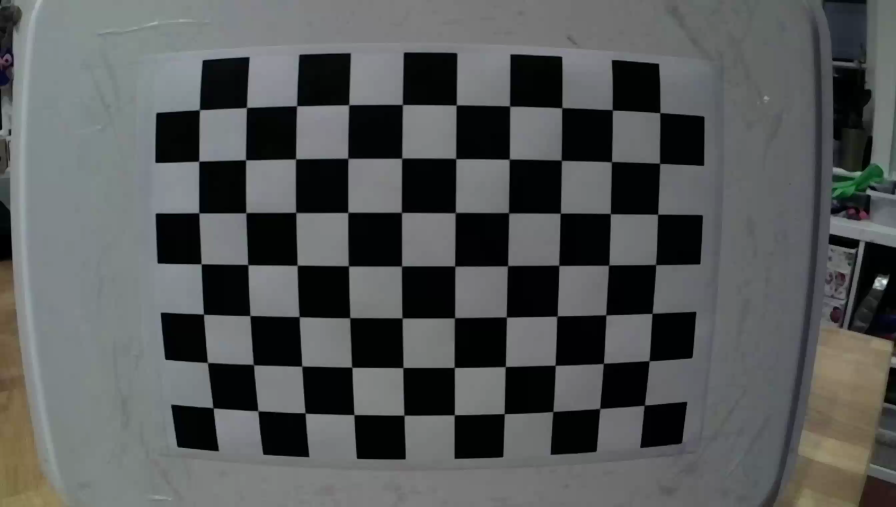
#> input picture UnderstandingLensDistortion/output2 25Mbps/output2_0001.png, 2688 x 1520 px (shown at 1/3 size); its folder holds 5 pictures in this run; the run also reads 1 picture not shown here
$ python Undistort.py
#> lines starting #> are read from the running program, lines starting #| are printed output that depends on the picture
#!/usr/bin/env python

import cv2
import numpy as np
import os
import glob
import pickle

pickle_fn = "cam_calib_1.pickle"

# Defining the dimensions of checkerboard
CHECKERBOARD = (7,10)
criteria = (cv2.TERM_CRITERIA_EPS + cv2.TERM_CRITERIA_MAX_ITER, 30, 0.001)

# Creating vector to store vectors of 3D points for each checkerboard image
objpoints = []
# Creating vector to store vectors of 2D points for each checkerboard image
imgpoints = []


# Defining the world coordinates for 3D points
objp = np.zeros((1, CHECKERBOARD[0]*CHECKERBOARD[1], 3), np.float32)
objp[0,:,:2] = np.mgrid[0:CHECKERBOARD[0], 0:CHECKERBOARD[1]].T.reshape(-1, 2)
prev_img_shape = None

# Extracting path of individual image stored in a given directory
# images = glob.glob('./output1 33.7Mbps/*.png')
images = glob.glob('./output2 25Mbps/*.png')
for fname in images:
    print(fname)
    img = cv2.imread(fname)
#> img is the input picture: shape (1520, 2688, 3); mean B, G, R 87.5, 87.6, 85.2
    gray = cv2.cvtColor(img,cv2.COLOR_BGR2GRAY)
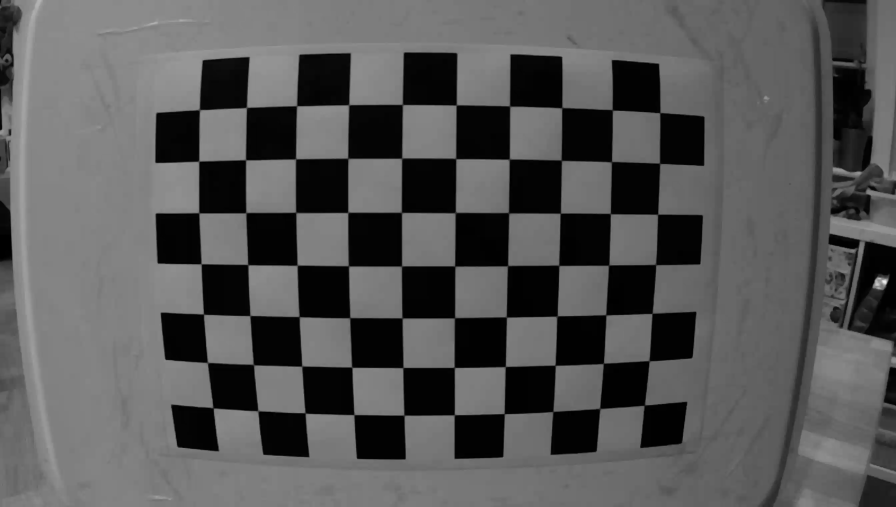
#> gray: shape (1520, 2688) (shown at 1/3 size); min 0, max 244, mean 86.9
    # Find the chess board corners
    # If desired number of corners are found in the image then ret = true
    ret, corners = cv2.findChessboardCorners(gray, CHECKERBOARD, cv2.CALIB_CB_ADAPTIVE_THRESH+
    	cv2.CALIB_CB_FAST_CHECK+cv2.CALIB_CB_NORMALIZE_IMAGE)
#> ret = True; corners = 70 rows, first 8: [640.7, 1225.9], [622.5, 1089.5], [611.5, 943], [604.1, 792.2], [598, 640], [598.9, 484.4], [599, 330.5], [774.5, 1233]

    """
    If desired number of corner are detected,
    we refine the pixel coordinates and display
    them on the images of checker board
    """
    if ret == True:
        objpoints.append(objp)
        # refining pixel coordinates for given 2d points.
        corners2 = cv2.cornerSubPix(gray,corners,(11,11),(-1,-1),criteria)
#> corners2 = 70 rows, first 8: [640.2, 1224.8], [623.4, 1088.7], [611.5, 943.2], [604.2, 792.4], [597.6, 639.5], [597.3, 484.4], [598.9, 329.8], [774.5, 1233.2]

        imgpoints.append(corners2)

        # Draw and display the corners
        img = cv2.drawChessboardCorners(img, CHECKERBOARD, corners2,ret)
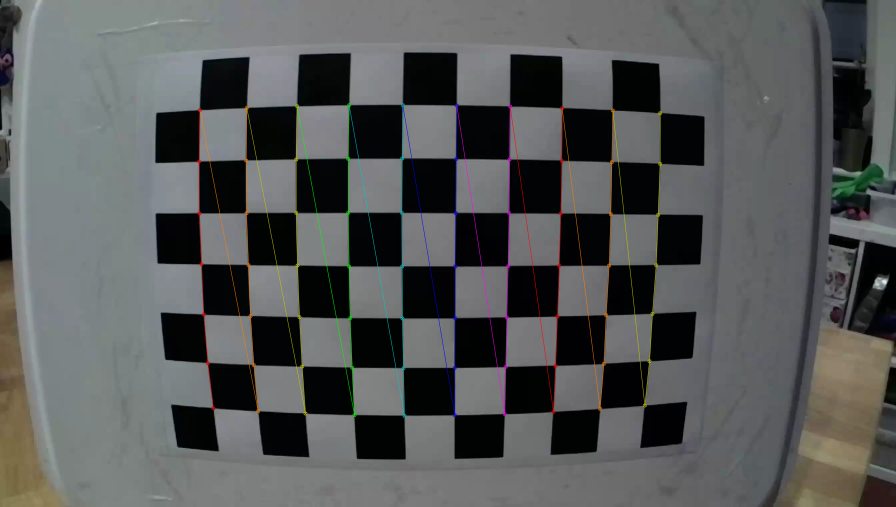
#> img: shape (1520, 2688, 3) (shown at 1/3 size); mean B, G, R 87.6, 87.9, 85.9

    cv2.imshow('img',img)
    cv2.waitKey(0)
#> pass 2 of the loop `for fname in images:`:
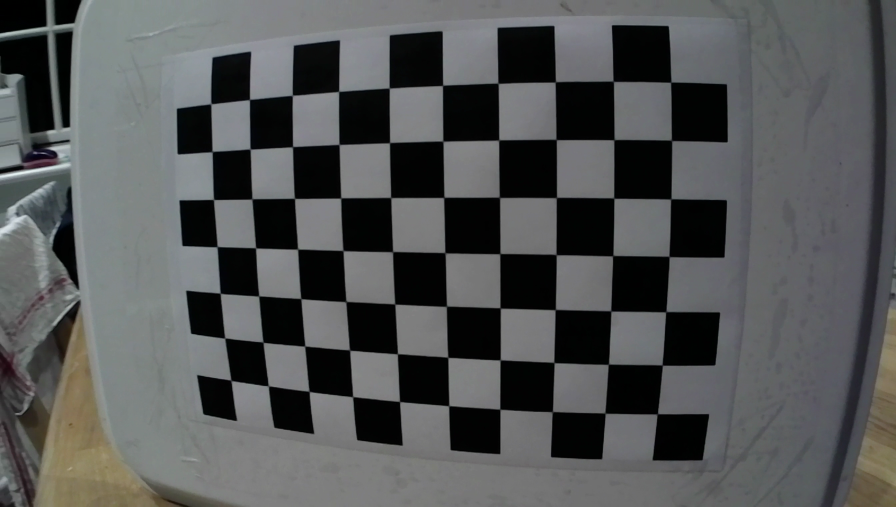
#> input picture UnderstandingLensDistortion/output2 25Mbps/output2_0005.png, 2688 x 1520 px (shown at 1/3 size)
#> img is the input picture: shape (1520, 2688, 3); mean B, G, R 85.4, 85.2, 83.6
#> `gray = cv2.cvtColor(img,cv2.COLOR_BGR2GRAY)`:
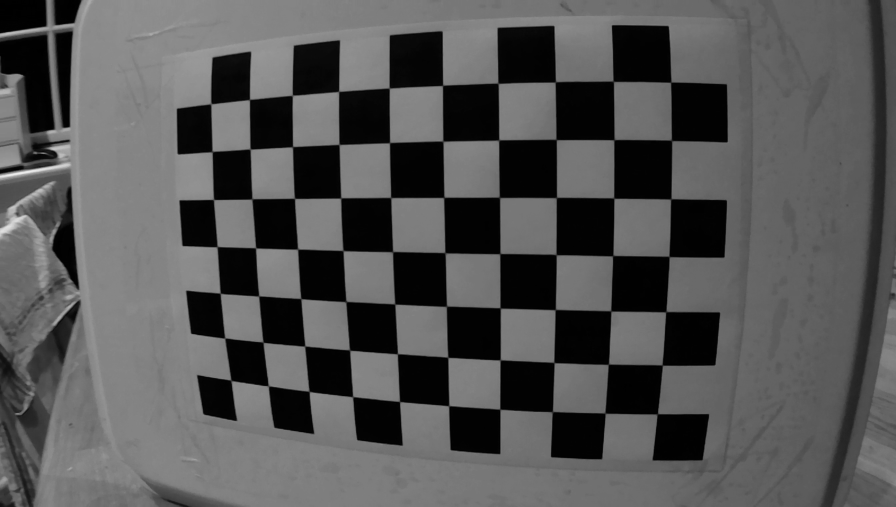
#> gray: shape (1520, 2688) (shown at 1/3 size); min 0, max 241, mean 84.7
#> corners = 70 rows, first 8: [693.5, 1142], [675.7, 1016.4], [661.5, 881], [652, 741.5], [642, 600], [637, 456], [633.5, 312.5], [806, 1158.5]
#> corners2 = 70 rows, first 8: [693.6, 1142], [675.3, 1015.2], [661.7, 880.5], [652.1, 740.9], [641.7, 599.5], [637.4, 455.8], [633.6, 312.3], [806, 1158.4]
#> `img = cv2.drawChessboardCorners(img, CHECKERBOARD, corners2,ret)`:
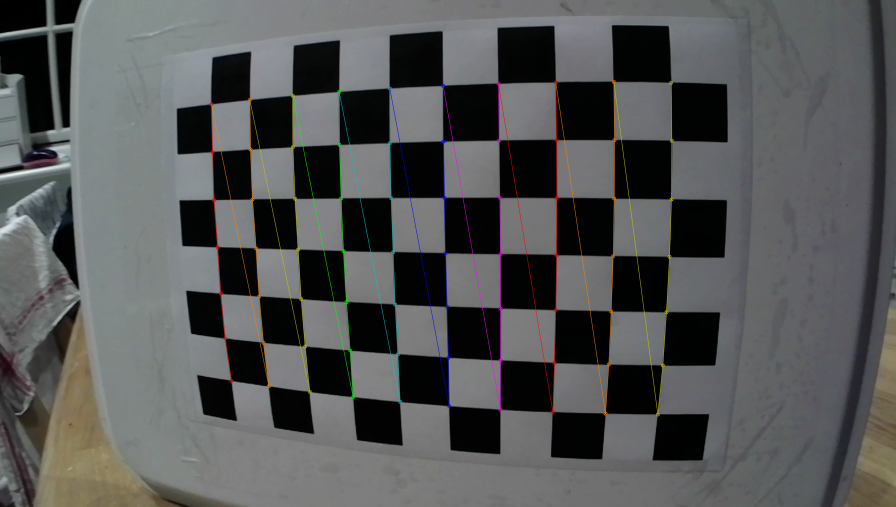
#> img: shape (1520, 2688, 3) (shown at 1/3 size); mean B, G, R 85.5, 85.6, 84.3
#> pass 3 of the loop `for fname in images:`:
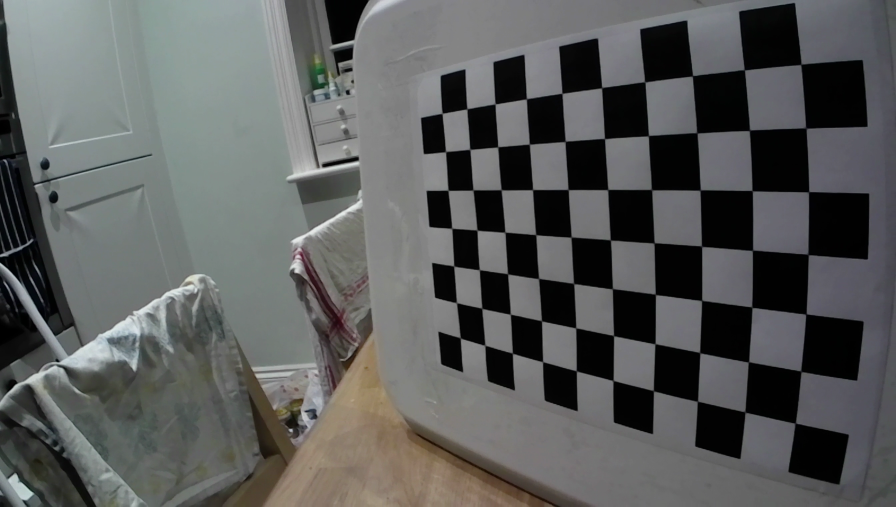
#> input picture UnderstandingLensDistortion/output2 25Mbps/output2_0010.png, 2688 x 1520 px (shown at 1/3 size)
#> img is the input picture: shape (1520, 2688, 3); mean B, G, R 91.9, 92.7, 91.2
#> `gray = cv2.cvtColor(img,cv2.COLOR_BGR2GRAY)`:
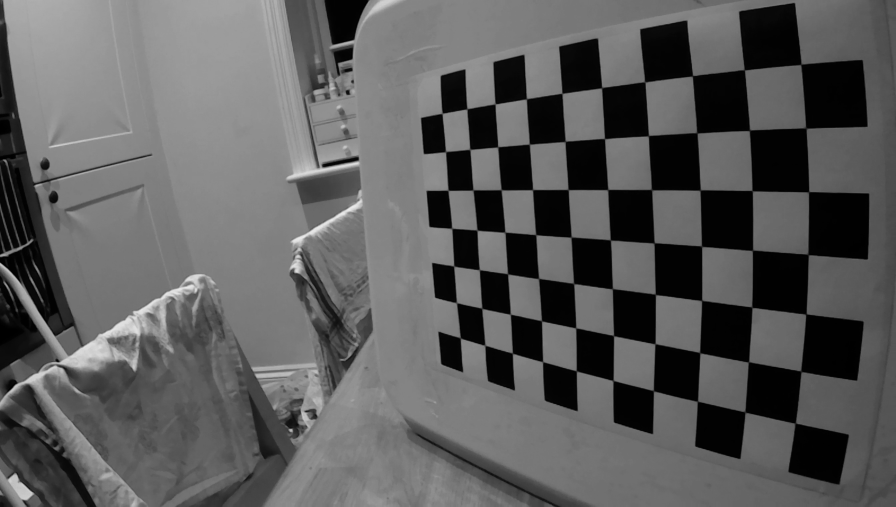
#> gray: shape (1520, 2688) (shown at 1/3 size); min 0, max 237, mean 92.2
#> corners = 70 rows, first 8: [1382, 1014.5], [1370.5, 909], [1362, 799], [1356, 686], [1345.5, 572.5], [1337.9, 454.2], [1327.5, 341], [1455.5, 1037]
#> corners2 = 70 rows, first 8: [1381.9, 1014.8], [1370.2, 908.8], [1362.2, 799.1], [1356, 685.9], [1345.1, 571.7], [1337.8, 456], [1327.5, 341], [1455.6, 1036.9]
#> `img = cv2.drawChessboardCorners(img, CHECKERBOARD, corners2,ret)`:
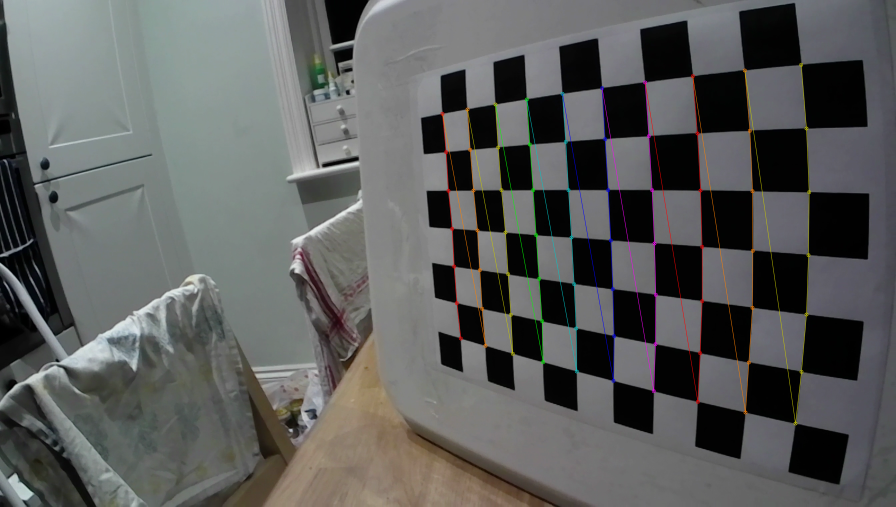
#> img: shape (1520, 2688, 3) (shown at 1/3 size); mean B, G, R 92, 93.1, 91.9
#> the loop made 5 passes; the first 3 are shown

cv2.destroyAllWindows()

h,w = img.shape[:2]
#> h = 1520; w = 2688

"""
Performing camera calibration by
passing the value of known 3D points (objpoints)
and corresponding pixel coordinates of the
detected corners (imgpoints)
"""
camera_calib = cv2.calibrateCamera(objpoints, imgpoints, gray.shape[::-1],None,None)

ret, mtx, dist, rvecs, tvecs = camera_calib

filehandler = open(pickle_fn, 'wb')
pickle.dump(camera_calib, filehandler)
filehandler.close()

print("Camera matrix : \n")
print(mtx)
print("dist : \n")
print(dist)
print("rvecs : \n")
print(rvecs)
print("tvecs : \n")
print(tvecs)

# Using the derived camera parameters to undistort the image

img = cv2.imread('/Users/Home/PycharmProjects/football_video_tools/UnderstandingLensDistortion/output2 25Mbps/output2_0010.png')
# Refining the camera matrix using parameters obtained by calibration
newcameramtx, roi = cv2.getOptimalNewCameraMatrix(mtx, dist, (w,h), 0, (w,h))

# Method 1 to undistort the image
dst = cv2.undistort(img, mtx, dist, None, newcameramtx)
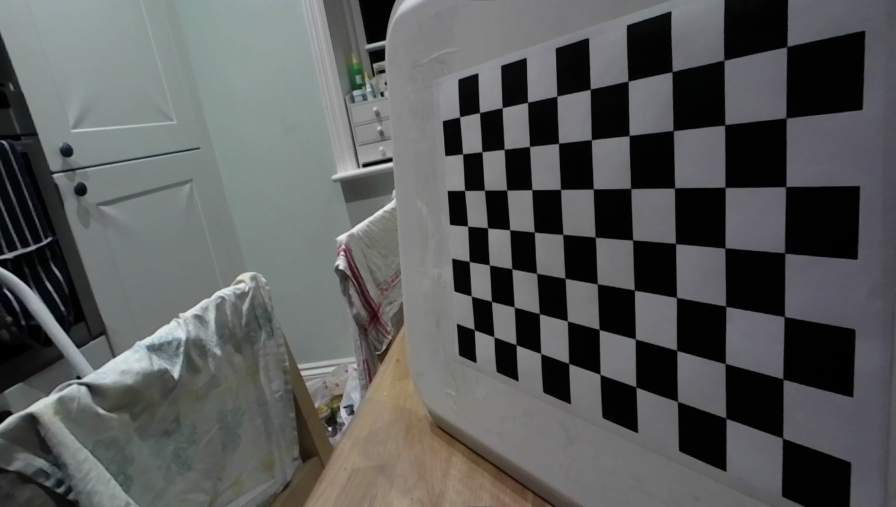
#> dst: shape (1520, 2688, 3) (shown at 1/3 size); mean B, G, R 90.8, 91.2, 89.4

# Method 2 to undistort the image
# mapx,mapy=cv2.initUndistortRectifyMap(mtx,dist,None,newcameramtx,(w,h),5)

# dst = cv2.remap(img,mapx,mapy,cv2.INTER_LINEAR)

# Displaying the undistorted image
cv2.imshow("undistorted image",dst)
cv2.waitKey(0)
